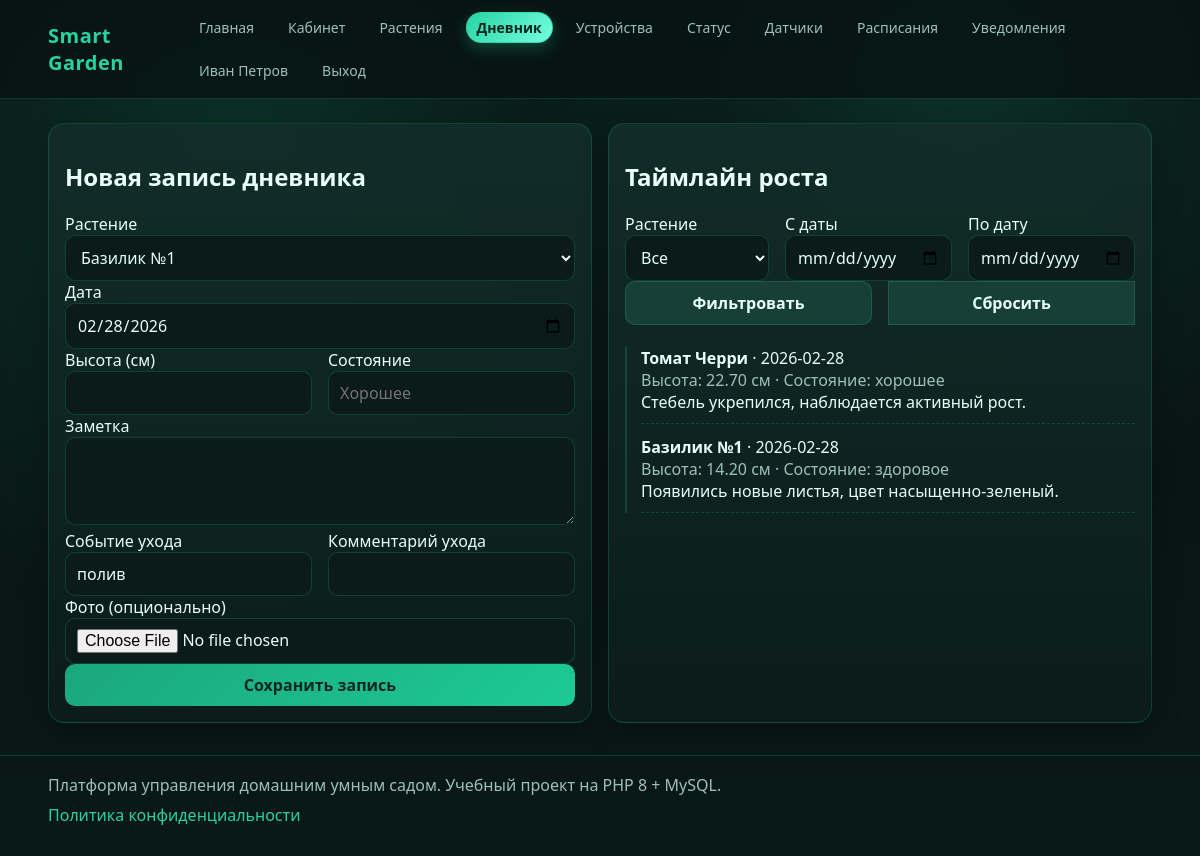
Page /?route=diary (signed in) on the committed database.
### tables this page shows
CREATE TABLE growth_diary (
  id BIGINT UNSIGNED AUTO_INCREMENT PRIMARY KEY,
  user_id INT UNSIGNED NOT NULL,
  plant_id INT UNSIGNED NOT NULL,
  entry_date DATE NOT NULL,
  note TEXT NOT NULL,
  height_cm DECIMAL(6,2) NULL,
  condition_text VARCHAR(255) NULL,
  photo_path VARCHAR(255) NULL,
  created_at DATETIME NOT NULL,
  INDEX idx_diary_user_date (user_id, entry_date),
  FOREIGN KEY (user_id) REFERENCES users(id) ON DELETE CASCADE,
  FOREIGN KEY (plant_id) REFERENCES plants(id) ON DELETE CASCADE
);

CREATE TABLE plants (
  id INT UNSIGNED AUTO_INCREMENT PRIMARY KEY,
  user_id INT UNSIGNED NOT NULL,
  zone_id INT UNSIGNED NULL,
  catalog_id INT UNSIGNED NULL,
  name VARCHAR(120) NOT NULL,
  stage VARCHAR(80) NOT NULL,
  planted_at DATE NOT NULL,
  target_soil_humidity DECIMAL(5,2) NOT NULL,
  target_temperature DECIMAL(5,2) NOT NULL,
  target_light_hours INT NOT NULL,
  created_at DATETIME NOT NULL,
  INDEX idx_plants_user (user_id),
  FOREIGN KEY (user_id) REFERENCES users(id) ON DELETE CASCADE,
  FOREIGN KEY (zone_id) REFERENCES zones(id) ON DELETE SET NULL,
  FOREIGN KEY (catalog_id) REFERENCES plant_catalog(id) ON DELETE SET NULL
);

### app/helpers/View.php (called while the page is built, shortened)
<?php
class View
{
    public static function render(string $view, array $data = []): void
    {
        $viewPath = dirname(__DIR__, 2) . '/app/views/' . $view . '.php';
        extract($data, EXTR_SKIP);
        require dirname(__DIR__, 2) . '/app/views/layouts/header.php';
        require $viewPath;
        require dirname(__DIR__, 2) . '/app/views/layouts/footer.php';
    }
}

### app/Controllers/BaseController.php (called while the page is built, shortened)
<?php
class BaseController
{
    protected array $config;
    public function __construct(array $config)
    {
        $this->config = $config;
        $this->db = Database::connection($config);
    }
    protected function render(string $view, array $data = []): void
    {
        $defaults = [
            'appName' => $this->config['app']['name'],
            'currentUser' => Auth::user(),
            'csrfToken' => Csrf::token($this->config['security']['csrf_key']),
            'pageTitle' => $this->config['app']['name'],
            'metaDescription' => 'Платформа управления умным садом и дневник роста растений.',
        ];
        View::render($view, array_merge($defaults, $data));
    }
}

### app/Controllers/DiaryController.php (called while the page is built, shortened)
<?php
class DiaryController extends BaseController
{
    public function index(): void
    {
        $uid = (int) $_SESSION['user']['id'];
        $plantFilter = (int) ($_GET['plant_id'] ?? 0);
        $dateFrom = trim((string) ($_GET['date_from'] ?? ''));
        $dateTo = trim((string) ($_GET['date_to'] ?? ''));
        $where = ' WHERE d.user_id = :uid ';
        $params = ['uid' => $uid];
        $stmt = $this->db->prepare(
            'SELECT d.id, d.plant_id, d.entry_date, d.note, d.height_cm, d.condition_text, d.photo_path, p.name AS plant_name
             FROM growth_diary d
             JOIN plants p ON p.id = d.plant_id
             ' . $where . '
             ORDER BY d.entry_date DESC, d.id DESC'
        );
        $stmt->execute($params);
        $plants = $this->db->prepare('SELECT id, name FROM plants WHERE user_id = :uid ORDER BY name');
        $plants->execute(['uid' => $uid]);
        $this->render('diary/index', [
            'pageTitle' => 'Дневник роста',
            'entries' => $stmt->fetchAll(),
            'plants' => $plants->fetchAll(),
            'filters' => ['plant_id' => $plantFilter, 'date_from' => $dateFrom, 'date_to' => $dateTo],
        ]);
    }
}

### public/index.php (called while the page is built, shortened)
<?php
$root = dirname(__DIR__);
$config = require $root . '/config/config.php';
spl_autoload_register(function (string $class) use ($root): void {
    $prefix = 'App\\';
    $path = $root . '/app/' . str_replace('\\', '/', substr($class, strlen($prefix))) . '.php';
});
require_once $root . '/app/helpers/functions.php';
$routes = require $root . '/routes/web.php';
$router = new App\Helpers\Router($config, $routes);
$router->dispatch();

### app/helpers/Database.php (called while the page is built, shortened)
<?php
class Database
{
    private static ?PDO $pdo = null;
    public static function connection(array $config): PDO
    {
        $db = $config['db'];
        $dsn = sprintf(
            'mysql:host=%s;port=%s;dbname=%s;charset=%s',
            $db['host'],
            $db['port'],
            $db['name'],
            $db['charset']
        );
        try {
            self::$pdo = new PDO($dsn, $db['user'], $db['pass'], [
                PDO::ATTR_ERRMODE => PDO::ERRMODE_EXCEPTION,
                PDO::ATTR_DEFAULT_FETCH_MODE => PDO::FETCH_ASSOC,
                PDO::ATTR_EMULATE_PREPARES => false,
            ]);
        } catch (PDOException $e) {
            throw new PDOException('Ошибка подключения к БД: ' . $e->getMessage(), (int) $e->getCode(), $e);
        }
        return self::$pdo;
    }
}

### app/helpers/functions.php (called while the page is built)
<?php
function e(?string $value): string
{
    return htmlspecialchars((string) $value, ENT_QUOTES | ENT_SUBSTITUTE, 'UTF-8');
}

### app/views/diary/index.php (the view, shortened to what this page needs)
<div class="grid">
  <section class="card span-6">
    <h2>Новая запись дневника</h2>
    <?php if (empty($plants)): ?>
      <p class="muted">Чтобы вести дневник, сначала добавьте хотя бы одно растение.</p>
      <p><a class="btn btn-secondary" href="/?route=plants">Перейти в раздел «Растения»</a></p>
    <?php else: ?>
      <form method="post" action="/?route=diary/add" enctype="multipart/form-data">
        <label>Растение</label>
        <select name="plant_id" required>
          <?php foreach ($plants as $p): ?>
            <option value="<?= (int) $p['id'] ?>"><?= e($p['name']) ?></option>
          <?php endforeach; ?>
        </select>
        <label>Дата</label>
        <input type="date" name="entry_date" value="<?= e(date('Y-m-d')) ?>">
        <div class="cols-2">
          <div><label>Высота (см)</label><input type="number" name="height_cm" step="0.1"></div>
          <div><label>Состояние</label><input type="text" name="condition_text" placeholder="Хорошее"></div>
        </div>
        <label>Заметка</label>
        <textarea name="note" required></textarea>
        <div class="cols-2">
          <div><label>Событие ухода</label><input type="text" name="care_event_type" value="полив"></div>
          <div><label>Комментарий ухода</label><input type="text" name="care_note"></div>
        </div>
        <label>Фото (опционально)</label>
        <input type="file" name="photo" accept=".jpg,.jpeg,.png,.webp">
        <button type="submit">Сохранить запись</button>
      </form>
    <?php endif; ?>
  </section>
  <section class="card span-6">
    <h2>Таймлайн роста</h2>
    <form method="get" action="/">
      <div class="cols-3">
        <div>
          <label>Растение</label>
          <select name="plant_id">
            <option value="0">Все</option>
          </select>
        </div>
        <div><label>С даты</label><input type="date" name="date_from" value="<?= e((string) ($filters['date_from'] ?? '')) ?>"></div>
        <div><label>По дату</label><input type="date" name="date_to" value="<?= e((string) ($filters['date_to'] ?? '')) ?>"></div>
      </div>
      <div class="cols-2">
        <button type="submit" class="btn-secondary">Фильтровать</button>
        <a class="btn btn-secondary" href="/?route=diary">Сбросить</a>
      </div>
    </form>
    <br>
    <div class="timeline">
      <?php if (empty($entries)): ?>
        <p class="muted">Записей пока нет.</p>
      <?php else: ?>
        <?php foreach ($entries as $e): ?>
          <div class="entry">
            <strong><?= e($e['plant_name']) ?></strong> · <?= e($e['entry_date']) ?>
            <div class="muted">Высота: <?= e((string) $e['height_cm']) ?> см · Состояние: <?= e((string) $e['condition_text']) ?></div>
            <div><?= e((string) $e['note']) ?></div>
          </div>
        <?php endforeach; ?>
      <?php endif; ?>
    </div>
  </section>
</div>

### app/helpers/Router.php (shortened to what this page needs)
<?php
class Router
{
    private array $config;
    private array $routes;
    public function __construct(array $config, array $routes)
    {
        $this->config = $config;
        $this->routes = $routes;
    }
    public function dispatch(): void
    {
        $method = strtoupper($_SERVER['REQUEST_METHOD'] ?? 'GET');
        $route = trim((string) ($_GET['route'] ?? ''), '/');
        foreach ($this->routes as $item) {
            if ($method !== $item['method'] || $route !== $item['path']) {
                continue;
            }
            [$class, $action] = $item['handler'];
            $controller = new $class($this->config);
            $controller->{$action}();
            return;
        }
    }
}

### public/assets/css/style.css (style rules this page uses)
:root { --bg: #081412; --bg-soft: #0f2220; --panel: #122d2a; --text: #e7fff7; --muted: #9ec0b8; --accent: #27d3a2; --warn: #ffc857; --danger: #ff6b6b; --line: rgba(39, 211, 162, 0.2); }
* { box-sizing: border-box; }
body { margin: 0; font-family: "Segoe UI", "Trebuchet MS", sans-serif; color: var(--text); background: radial-gradient(circle at 20% 20%, rgba(39,211,162,0.16), transparent 40%), radial-gradient(circle at 80% 10%, rgba(33,151,126,0.22), transparent 35%), linear-gradient(180deg, #07110f, #081412 45%, #091917); min-height: 100vh; }
a { color: var(--accent); text-decoration: none; }
.grid { display: grid; gap: 16px; grid-template-columns: repeat(12, 1fr); }
.card { background: linear-gradient(180deg, rgba(18,45,42,0.95), rgba(12,29,27,0.92)); border: 1px solid var(--line); border-radius: 16px; padding: 16px; box-shadow: 0 12px 28px rgba(0, 0, 0, 0.28); }
.muted { color: var(--muted); }
input, select, textarea, button { width: 100%; background: #0a1b19; color: var(--text); border: 1px solid var(--line); border-radius: 10px; padding: 10px 11px; font: inherit; }
textarea { min-height: 88px; resize: vertical; }
button, .btn { cursor: pointer; display: inline-flex; align-items: center; justify-content: center; gap: 8px; background: linear-gradient(135deg, #1aa77f, #1ec997); border: none; color: #05271e; font-weight: 700; }
.btn-secondary { background: #173f38; color: var(--text); border: 1px solid var(--line); }
.cols-2 { display: grid; grid-template-columns: 1fr 1fr; gap: 16px; }
.cols-3 { display: grid; grid-template-columns: repeat(3, 1fr); gap: 16px; }
.span-6 { grid-column: span 6; }
.timeline { border-left: 2px solid var(--line); padding-left: 14px; }
.timeline .entry { margin-bottom: 12px; padding-bottom: 10px; border-bottom: 1px dashed var(--line); }

### rows in the picture
growth_diary: plant.name "Томат Черри", entry_date "2026-02-28", height_cm "22.70", condition_text "хорошее", note "Стебель укрепился, наблюдается активный рост."
growth_diary: plant.name "Базилик №1", entry_date "2026-02-28", height_cm "14.20", condition_text "здоровое", note "Появились новые листья, цвет насыщенно-зеленый."

### other values in the picture
form field plant_id "Базилик №1"
